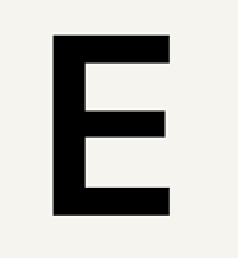
#> input picture UAS Project/E.png, 119 x 129 px (shown 2 times larger)
$ python test.py
#> lines starting #> are read from the running program, lines starting #| are printed output that depends on the picture; after the words box and inside, x2 and y2 are one past the last pixel; in counts of white or black regions, pixels touching at a corner belong together
import cv2

e = cv2.imread("E.png", 0)
#> e: shape (129, 119); min 0, max 255, mean 193.4
_, ne = cv2.threshold(e, 50, 255, cv2.THRESH_BINARY_INV)
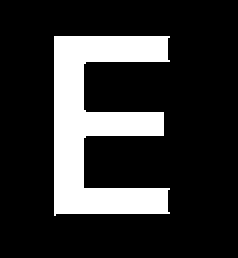
#> ne: shape (129, 119) (shown 2 times larger); 19% white; 1 white region, box (x1, y1, x2, y2) and area: (27, 18, 85, 108) 2915
# cv2.imshow("img2",e)
cv2.imshow("img1", ne)
cv2.waitKey(0)
cv2.destroyAllWindows()

$ run again, with UAS Project/C.png copied over UAS Project/E.png
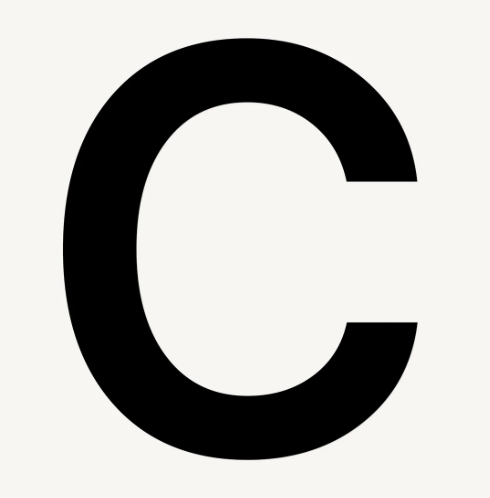
#> input picture UAS Project/C.png, 490 x 498 px
#> `_, ne = cv2.threshold(e, 50, 255, cv2.THRESH_BINARY_INV)`:
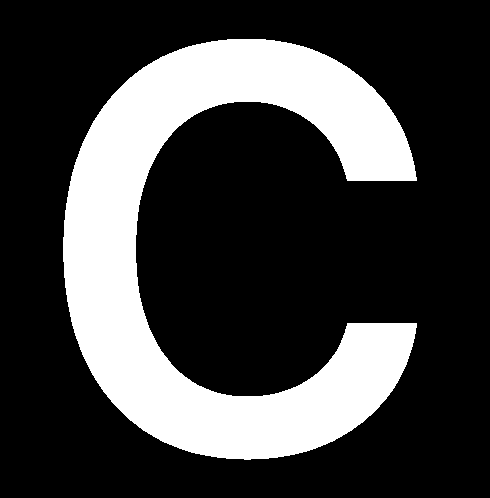
#> ne: shape (498, 490); 25.2% white; 1 white region, box (x1, y1, x2, y2) and area: (63, 39, 417, 460) 61576
